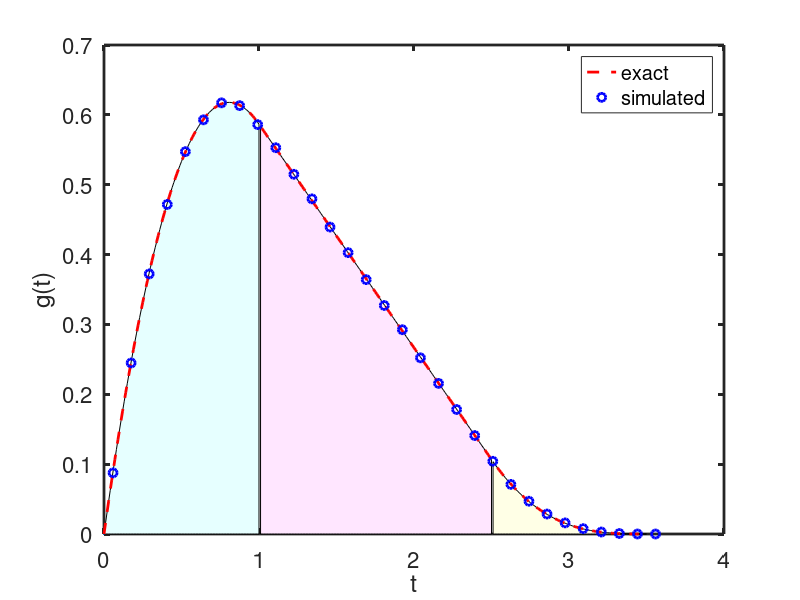

Here is the MATLAB script that generated this plot:
%
% Test proposed PDF for the Manhattan distances on a rectangle
%
%    
%         
%
%
clear;

a = 1;
b = 2.5;
parameters = [a, b];
s = [0 a+b];
t = s(1):0.01:s(2);
suffix = 'eps';
device = '-depsc';

k1 = find(t<=a);
k2 = find(t>a & t<=b);
k3 = find(t>b & t<=a+b);
t1 = t(k1);
t2 = t(k2);
t3 = t(k3);
temp = @(t) (4/(a*b)) * t  -  (2*(b+a)/(a^2*b^2)) * t.^2  +  (2/(3*a^2*b^2)) * t.^3; 
g(k1) = temp(t1);
% g1_a =( 4/b - 2*(b-a)/b^2 - 4*a/(3*b^2) );
g1_a =( (6*b+2*a)/(3*b^2) );
g(k2) = g1_a  - (2/b^2)*t2;
g(k3) = 2*(a+b-t3).^3/(3*a^2*b^2);
cal_mean(1) = (a+b)/3
cal_val(1) = (a^2 + b^2)/18

M = 2000000;
problem = 1;
x1 = b*rand(M,1);
y1 = a*rand(M,1);
x2 = b*rand(M,1);
y2 = a*rand(M,1);
d = abs(x1-x2) + abs(y1-y2);
N = 30;
ds = diff(s)/N;
ts = s(1):ds:s(2);
n = histc(d, ts);
prob = (n/M) / ds;
est_means(1) = mean(d)
est_var(1) = var(d)

figure(problem+1)
hold off
p1 = plot(0,0);
hold on
fill([t1, fliplr(t1)], [g(k1),zeros(size(k1))], [0.9,1,1]);
fill([t2, fliplr(t2)], [g(k2),zeros(size(k2))], [1,0.9,1]);
fill([t3, fliplr(t3)], [g(k3),zeros(size(k3))], [1,1,0.9]);
p1 = plot(t, g, 'r--', 'linewidth', 2);
p2 = plot(ts+ds/2, prob, 'bo', 'linewidth', 2);

set(gca, 'linewidth', 2);
set(gca, 'fontsize', 16);
legend([p1 p2], 'exact', 'simulated');
xlabel('t');
ylabel('g(t)');
filename = sprintf('Plots/LinePicking_test_sim_rect_manhattan.%s', suffix);
print(device,filename);
fprintf('printed to %s\n', filename);
title('rect-manhattan-line picking density');




% % symbolic calculation
% syms a b s t f
% f  = 4*( (1-t/b)*s + (1/b-1/a+t/(a*b))*s^2/2 - s^3/(3*a*b))/(a*b);
% expand(subs(f, s, t))
% expand(subs(f, s, a))

